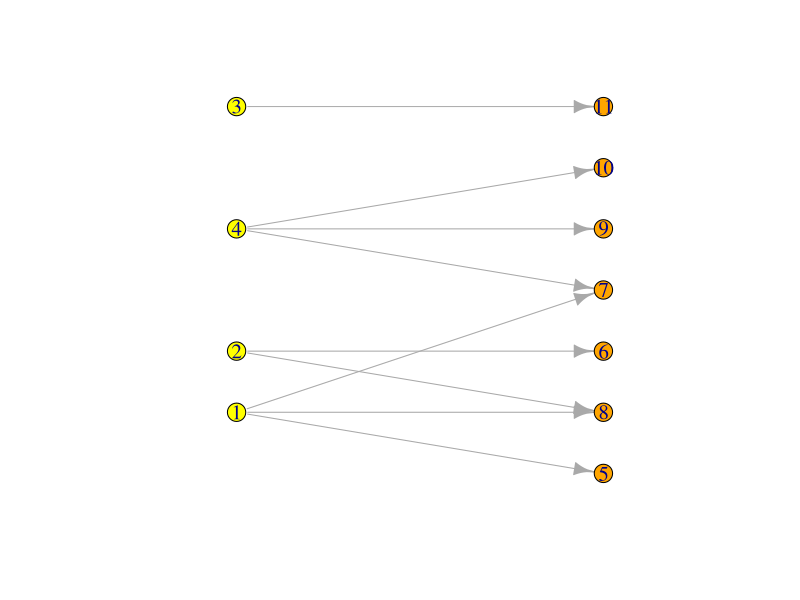
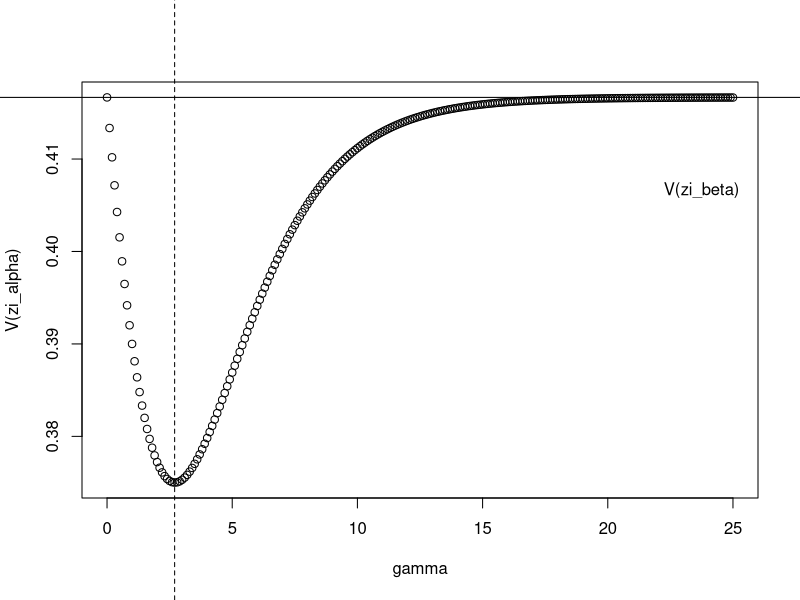

Write R code to recreate these figures, in order.
## Load R-package igraph
library(igraph) # If not installed previously, use install.packages("igraph")
##


# Examples similar to those in Chapter 2.4
##
# Same vertices as the graph in Chapter 2.4.1 in Lecture Notes
# Edges created randomly may differ from those in L.Notes
skthBIG <- function(showplot=FALSE){
  tmp.card_alphai <- c(3,4,1,5)
  tmp.card_betak <- c(1,2,3,3,2,1,1)
  
  
  # Generate random bipartite graph.
  # g <- sample_bipartite(6, 9, type="Gnm",m=15,directed=TRUE) # this may generate a graph with isolated nodes
  g <- sample_degseq(out.deg=c(tmp.card_alphai,rep(0,length(tmp.card_betak))), in.deg = c(rep(0,length(tmp.card_alphai)),tmp.card_betak))
  
  
  # Simplify graph by removing loops and multiple edges
  g <- simplify(g, remove.multiple = TRUE, remove.loops = TRUE,
                edge.attr.comb = igraph_opt("edge.attr.comb"))
  
  # Apply bipartite layout
  LO_bipart <- layout_as_bipartite(g,types=bipartite_mapping(g)$type)
  LO_bipart[bipartite_mapping(g)$type==FALSE,2] <- 0
  LO_bipart[bipartite_mapping(g)$type==TRUE,2] <- 1
  
  
  
  nodecolor <- rep("yellow",length(V(g)))
  nodecolor[bipartite_mapping(g)$type==TRUE] <- "orange"
  
  # Plot BIG
  if(showplot){
    plot(g, vertex.label=V(g), vertex.size=10,vertex.label.dist=0,vertex.label.cex=1.25,
         vertex.color=nodecolor, layout=LO_bipart[,2:1])
  }
  return(list(G=g))
}

# zi-values
zFun <- function(popgraph,coefgamma=0,n=2,multiplicity=FALSE){
  edgeik <- data.frame(as_edgelist(popgraph))
  colnames(edgeik) <- c('i','k')
  idx_F <- unique(edgeik$i)
  idx_omega <- unique(edgeik$k)
  card_alphai <- NULL
  for(i in idx_F){
    card_alphai <- c(card_alphai,sum(edgeik$i %in% i))  
  }
  
  card_betak <- NULL
  for(k in idx_omega){
    card_betak <- c(card_betak,sum(edgeik$k %in% k))  
  }
  yk <- rep(1,length(idx_omega))
  probi <- rep(n/length(idx_F),length(idx_F))
  zi <-  NULL
  for(i in idx_F){
    if(i %in% edgeik$i){
      tmp.k <- edgeik$k[edgeik$i %in% i]
      if(multiplicity){tmp.zi <- sum(yk[idx_omega %in% tmp.k]/card_betak[idx_omega %in% tmp.k])}
      if(!multiplicity){
        tmp.zi <- 0
        for(k in tmp.k){
          betak <- edgeik$i[edgeik$k %in% k]
          wik <- (probi[idx_F==i]*(1/(card_alphai[unique(edgeik$i)==i])^coefgamma)/(sum(probi[idx_F %in% betak]*(1/card_alphai[unique(edgeik$i) %in% betak])^coefgamma)))
          tmp.zi <- tmp.zi + yk[idx_omega==k]*wik
        }
      }
    }
    if(!(i %in% edgeik$i)){
      tmp.zi <- 0}
    zi <- c(zi,tmp.zi)
  }
  return(zi)
}


# HTE, HH-type estimators and priority-rule estimators
mainBIGSIWE <- function(popgraph,coefgamma=0,n=2){
  edgeik <- data.frame(as_edgelist(popgraph))
  colnames(edgeik) <- c('i','k')
  idx_F <- unique(edgeik$i)
  N <- length(idx_F)
  idx_omega <- unique(edgeik$k)
  card_alphai <- NULL
  for(i in idx_F){
    card_alphai <- c(card_alphai,sum(edgeik$i %in% i))  
  }
  
  card_betak <- NULL
  for(k in idx_omega){
    card_betak <- c(card_betak,sum(edgeik$k %in% k))  
  }
  
  yk <- rep(1,length(idx_omega))
  probi <- rep(n/N,N)
  probk <- 1-choose(N-card_betak,n)/choose(N,n)
  
  
  # All possible subsets
  all.subsets <- combn(N,n)
  B <- dim(all.subsets)[2]
  
  # Estimates over random samples
  YhatHH_alpha <- NULL
  YhatHT <- NULL
  Yhatp <- matrix(0,nrow=B,ncol=3)
  idx_F_rnd <- idx_F[order(runif(N,0,1))]
  for(b in 1:B){
    s0 <- idx_F[all.subsets[,b]]
    s1 <- unique(edgeik$k[edgeik$i %in% s0])
    zi_alpha <- zFun(popgraph,coefgamma)
    probi <- rep(n/N,N)
    YhatHH_alpha <- c(YhatHH_alpha,sum(zi_alpha[idx_F %in% s0]/probi[idx_F %in% s0])) 
    YhatHT <- c(YhatHT,sum(yk[idx_omega %in% s1]/probk[idx_omega %in% s1])) 
    # For priority-rule estimators 
    col.id <- 1
    for(orderF in c('random','ascending','descending')){
      idx_F_ordered <- idx_F_rnd
      if(orderF=="ascending"){idx_F_ordered <- idx_F[order(card_alphai)]}
      if(orderF=="descending"){idx_F_ordered <- rev(idx_F[order(card_alphai)])}
      tmp.Yhatp <- 0
      for(k in s1){
        betak <- edgeik$i[edgeik$k %in% k]
        prioriloc <- min(which(idx_F_ordered %in% betak[betak %in% s0]))
        priori <- idx_F_ordered[prioriloc]
        dik <- sum(which(idx_F_ordered %in% betak)<prioriloc)
        pik <- choose(N-1-dik,n-1)/choose(N-1,n-1)
        tmp.Yhatp <- tmp.Yhatp + yk[idx_omega %in% k]/pik/card_betak[idx_omega %in% k]/probi[idx_F %in% priori]
      }
      Yhatp[b,col.id] <- tmp.Yhatp
      col.id <- col.id + 1
    }
  }
  
  cat("gamma =",coefgamma,"\n")
  cat("idxF: ",idx_F, '\t',"alphai: ", card_alphai,"\n")
  
  resultIWE <- t(array(c(mean(YhatHT),mean(YhatHH_alpha),mean(Yhatp[,1]),mean(Yhatp[,2]),mean(Yhatp[,3]),c(var(YhatHT),var(YhatHH_alpha),var(Yhatp[,1]),var(Yhatp[,2]),var(Yhatp[,3]))*(B-1)/B),c(5,2)))
  colnames(resultIWE) <- c('YhatHTE','ZhatHH','Yhatp_rnd','Yhatp_asc','Yhatp_desc')
  rownames(resultIWE) <- c('ExpectedValue','Variance')
  print(resultIWE)
}


# Generate a population graph
set.seed(270521)
popg <- skthBIG(showplot=TRUE)$G
V(popg)
E(popg)
as_edgelist(popg)
cat('|Beta_kappa| =',table(as_edgelist(popg)[,2]),'\n')
cat('|alpha_i| =', table(as_edgelist(popg)[,1]),'\n')

# zFun(popgraph,coefgamma=0,n=2,multiplicity=FALSE)
coefg <- 1
cat('g:',coefg,'\t','zi_alpha:',zFun(popg,coefg),'; var(zi_alpha):',var(zFun(popg,coefg)),"\n",'\t','zi_beta:',zFun(popg,multiplicity = TRUE),'; var(zi_beta):',var(zFun(popg,multiplicity = TRUE)),"\n")


# Variance of zi_alpha for different choices of gamma
max.gamma <- 25
range.gamma <- seq(0,max.gamma,by=0.1)
varzi_alpha <- NULL
for(tmp.gamma in range.gamma){tmp <- var(zFun(popg,tmp.gamma))
varzi_alpha <- c(varzi_alpha,tmp)}
# Gamma value which gives minimum variance
gamma.minvar <- range.gamma[which(varzi_alpha==min(varzi_alpha))]
print(gamma.minvar)
par(mfrow=c(1,1),xpd=TRUE)
plot(range.gamma,varzi_alpha,xlab='gamma',ylab='V(zi_alpha)')
abline(h=var(zFun(popg,0,multiplicity=TRUE)))
text(max.gamma*0.95,var(zFun(popg,0,multiplicity=TRUE))*0.98,label='V(zi_beta)',pos=1)
abline(v=gamma.minvar,lty=2)
text(gamma.minvar,max(varzi_alpha)*1.05,label=paste('gamma.minvar=',gamma.minvar),adj=1)


# Minimum variance
var(zFun(popg,gamma.minvar))
# Variance with multiplicity weights
var(zFun(popg,0))

mainBIGSIWE(popg)

mainBIGSIWE(popg,coefgamma=gamma.minvar)

mainBIGSIWE(popg,coefgamma=0.5)


